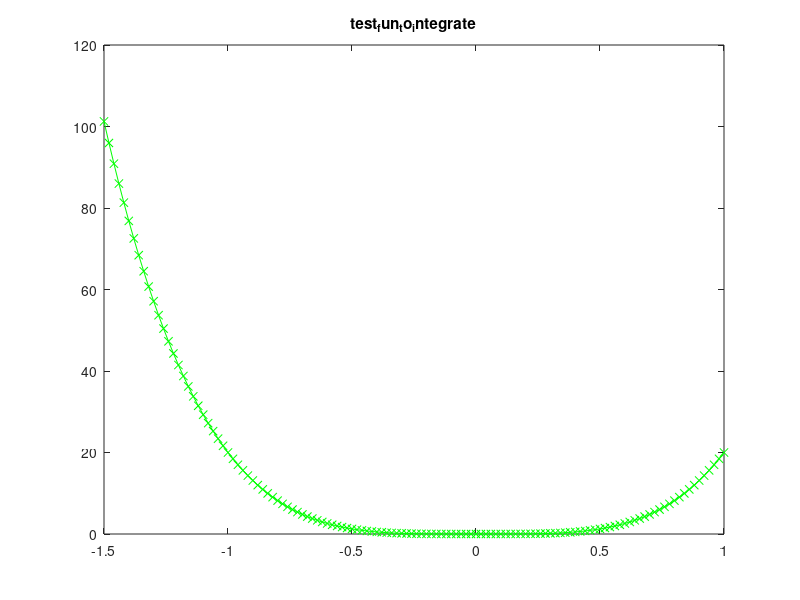

Reproduce this figure in MATLAB. (Note: this script raises an error after producing the figure.)
% ========================================================================================
% ========================================================================================
function resultBoolean = gaussIntegrationTest()

  plots_boolean = true ;

  point_nums_to_test = [ 1:10 12 14 16 28  ] ;
%  point_nums_to_test = [ 1:10    ]
  int_values = zeros( size(point_nums_to_test) ) ;

  a = -1.5 ;  b =  1 ;
  %analyInt = -50*.5 + -50*1*.5 + 100*.5*.5 + 100*.5  ;
  analyInt = 20 * ( b^5/5 - a^5/5 )  ;

  xs = -1.5:.02:1;
  ys = 0;
  for i=1:length(xs)
    ys(i) = test_fun_to_integrate(xs(i));
  end

  if plots_boolean
    figure
    plot( xs, ys, 'g-x' )
    title('test_fun_to_integrate')
  end

  for j=1:length( point_nums_to_test)
    [xIntPoints, wIntPoints] = GaussPointsAndWeights ( point_nums_to_test(j) ) ;

    for k=1:length(xIntPoints)
      int_values(j) = int_values(j) + ...
                      wIntPoints(k) * test_fun_to_integrate( (b-a)/2 * xIntPoints(k) + (a+b)/2 ) * ( (b-a) /2 ) ;
    end
  end
  
  if plots_boolean
%    numericalInt = quadl( 'test_fun_to_integrate', a, b )
    figure
    plot(point_nums_to_test, int_values,'b-x')
    hold on, grid on
    plot(point_nums_to_test, analyInt*ones(size(point_nums_to_test)),'r-o')
  end

  resultBoolean = max( abs( int_values(3:end) - analyInt ) ) / abs( analyInt ) < 1e-8 ;

% ========================================================================================
% ========================================================================================
function ys = test_fun_to_integrate( xinput )
  ys = 20 * xinput .^ 4 ;
